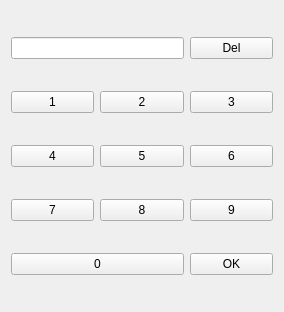
<?xml version="1.0" encoding="UTF-8"?>
<ui version="4.0">
 <class>SoftKey</class>
 <widget class="QWidget" name="SoftKey">
  <property name="geometry">
   <rect>
    <x>0</x>
    <y>0</y>
    <width>284</width>
    <height>312</height>
   </rect>
  </property>
  <property name="windowTitle">
   <string>Form</string>
  </property>
  <layout class="QGridLayout" name="gridLayout">
   <item row="1" column="0">
    <widget class="QPushButton" name="onepushButton">
     <property name="text">
      <string>1</string>
     </property>
    </widget>
   </item>
   <item row="3" column="1">
    <widget class="QPushButton" name="eightpushButton">
     <property name="text">
      <string>8</string>
     </property>
    </widget>
   </item>
   <item row="2" column="0">
    <widget class="QPushButton" name="fourpushButton">
     <property name="text">
      <string>4</string>
     </property>
    </widget>
   </item>
   <item row="1" column="1">
    <widget class="QPushButton" name="twopushButton">
     <property name="text">
      <string>2</string>
     </property>
    </widget>
   </item>
   <item row="1" column="2">
    <widget class="QPushButton" name="threepushButton">
     <property name="text">
      <string>3</string>
     </property>
    </widget>
   </item>
   <item row="2" column="2">
    <widget class="QPushButton" name="sixpushButton">
     <property name="text">
      <string>6</string>
     </property>
    </widget>
   </item>
   <item row="2" column="1">
    <widget class="QPushButton" name="fivepushButton">
     <property name="text">
      <string>5</string>
     </property>
    </widget>
   </item>
   <item row="3" column="0">
    <widget class="QPushButton" name="sevenpushButton">
     <property name="text">
      <string>7</string>
     </property>
    </widget>
   </item>
   <item row="3" column="2">
    <widget class="QPushButton" name="ninepushButton">
     <property name="text">
      <string>9</string>
     </property>
    </widget>
   </item>
   <item row="4" column="2">
    <widget class="QPushButton" name="confirmpushButton">
     <property name="text">
      <string>OK</string>
     </property>
    </widget>
   </item>
   <item row="0" column="0" colspan="2">
    <widget class="QLineEdit" name="mylineEdit"/>
   </item>
   <item row="0" column="2">
    <widget class="QPushButton" name="deletepushButton">
     <property name="text">
      <string>Del</string>
     </property>
    </widget>
   </item>
   <item row="4" column="0" colspan="2">
    <widget class="QPushButton" name="zeropushButton">
     <property name="text">
      <string>0</string>
     </property>
    </widget>
   </item>
  </layout>
 </widget>
 <resources/>
 <connections/>
</ui>
